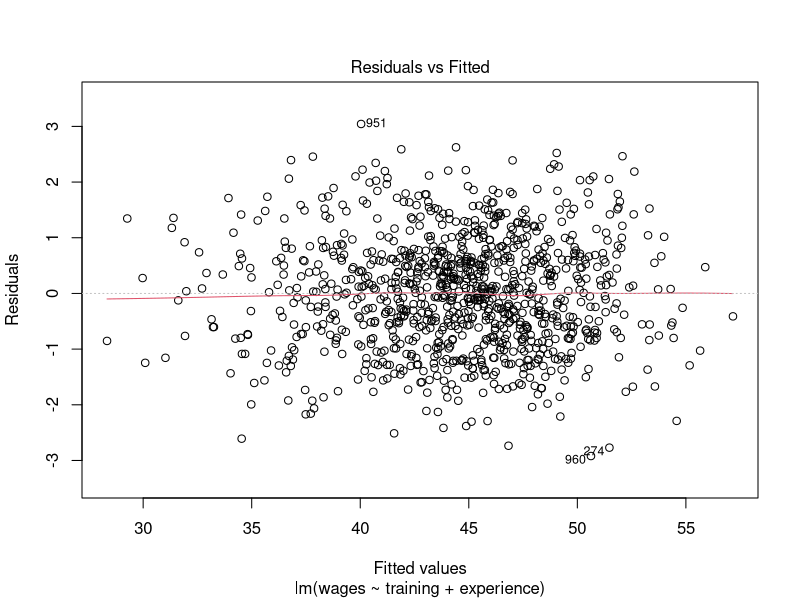
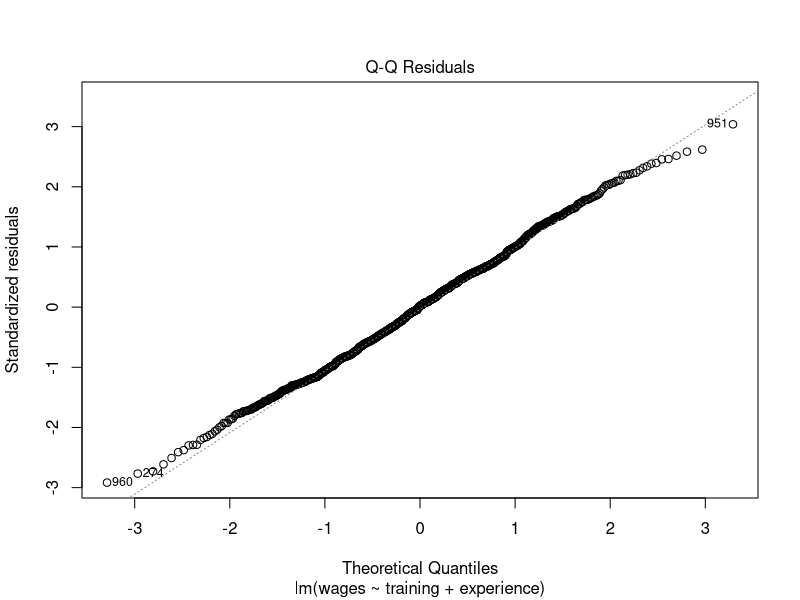

Source code (R) for these figures, in order:
n <- 1000
experience <- rnorm(n, mean=5, sd=2)
# Probability of training increases with experience
training_prob <- plogis(0.5 * experience)
training <- rbinom(n, 1, training_prob)
# Simulating wages, influenced by both training and experience
wages <- 30 + 5 * training + 2 * experience + rnorm(n)
data <- data.frame(wages, training, experience)


model <- lm(wages ~ training + experience, data=data)
summary(model)


# Install and load the necessary package
if (!require(lmtest)) {
  install.packages("lmtest")
  library(lmtest)
}

# Checking for non-linearity and heteroscedasticity
plot(model, which=1:2)
# Conducting the Breusch-Pagan test
library(lmtest)
bptest(model)

# Poisson Regression in R
model_poisson <- glm(wages ~ training + experience, family = "poisson", data = data)
summary(model_poisson)
# Negative Binomial Regression in R
library(MASS)
model_negbin <- glm.nb(wages ~ training + experience, data = data)
summary(model_negbin)

# Cox Regression in R
library(survival)
cox_model <- coxph(Surv(wages) ~ training + experience, data = data)
summary(cox_model)

# GAM in R
library(mgcv)
gam_model <- gam(wages ~ training + experience, data = data)
summary(gam_model)




# Load necessary libraries
if (!require(lme4)) {
  install.packages("lme4")
  library(lme4)
}

# Create a sample dataset with a grouping variable
set.seed(123)
data <- data.frame(
  group = factor(rep(1:10, each = 10)),  # 10 groups
  training = sample(0:1, 100, replace = TRUE),
  experience = rnorm(100, 5, 2),
  wages = rnorm(100, 50, 10)
)

# Modify the dataset to include the effect of training and experience on wages
data$wages <- data$wages + 5 * data$training + 2 * data$experience + rnorm(100, 0, 5)

# Multilevel Model in R with random intercepts for groups
multilevel_model <- lmer(wages ~ training + experience + (1 | group), data = data)
summary(multilevel_model)
